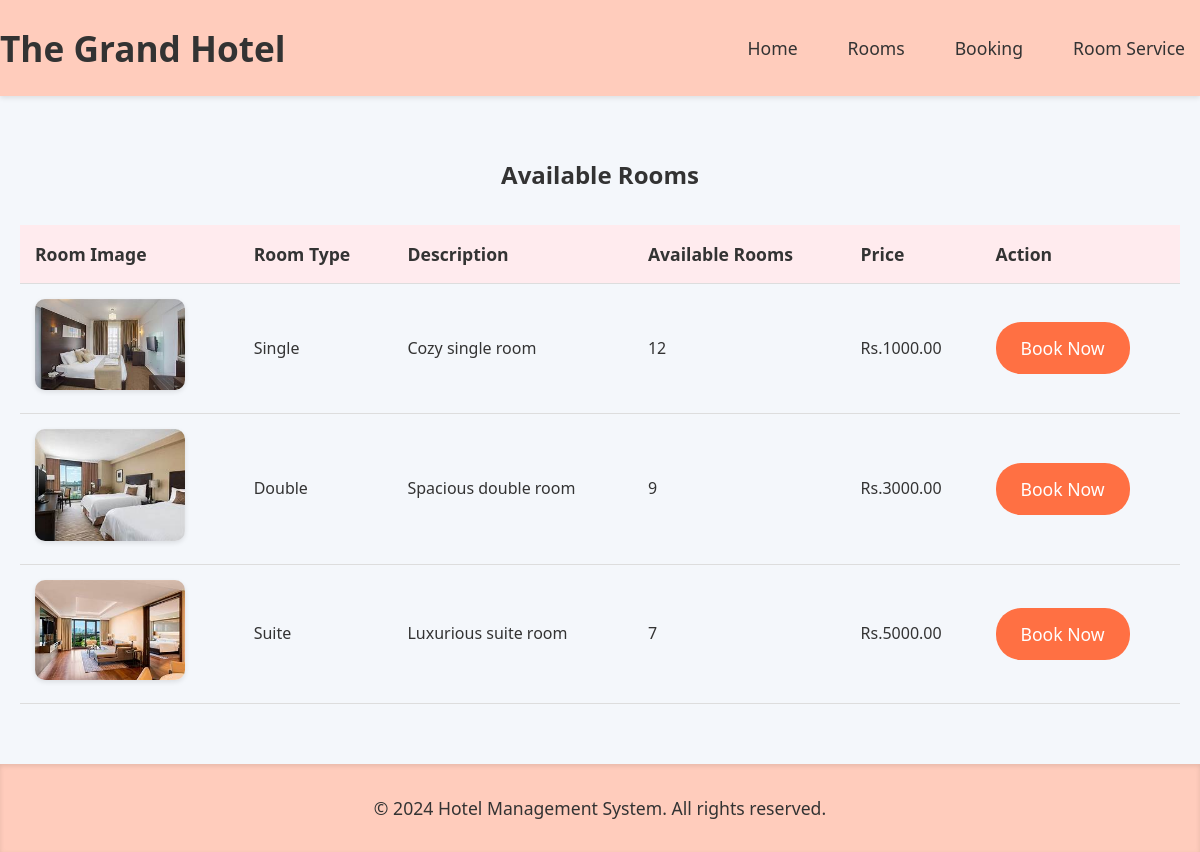
Page /rooms/ on the earlier database version.
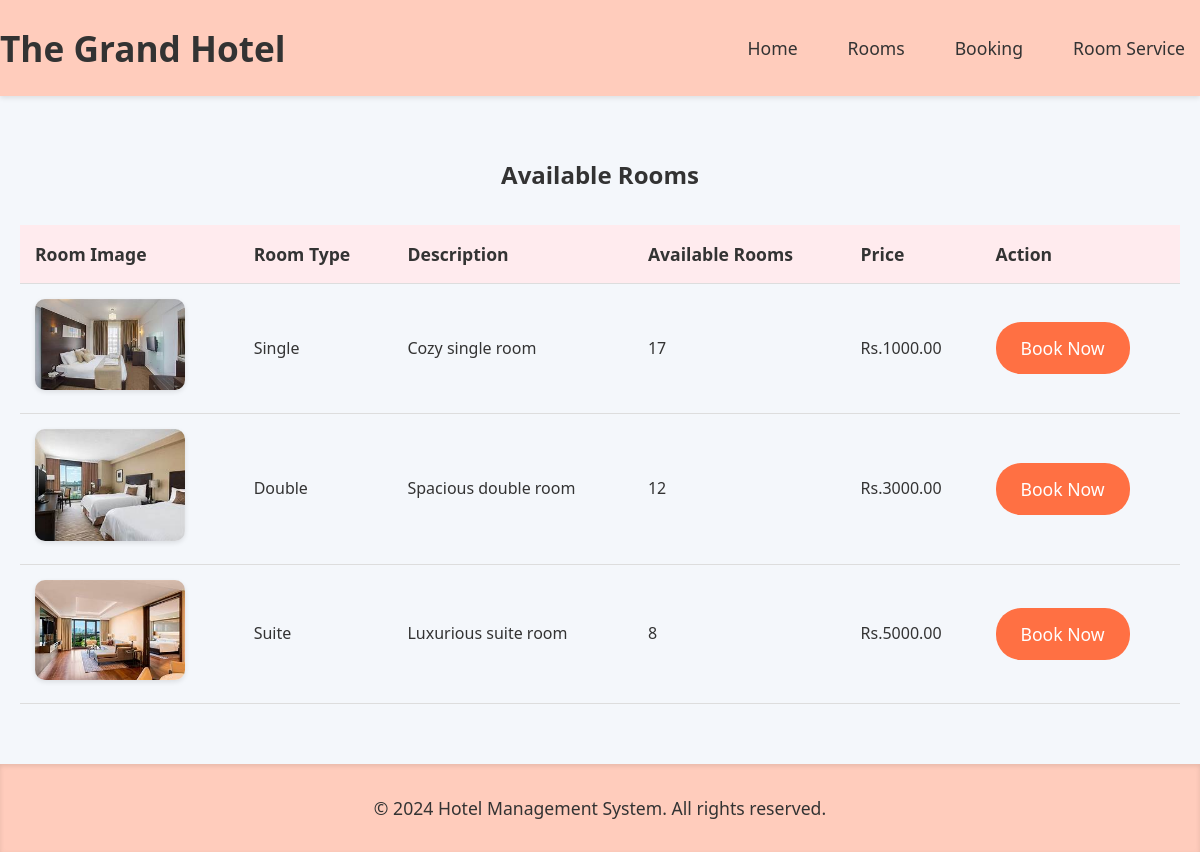
Same page on the later database version.
### hotel/models.py (models this page shows, shortened)
class Room(models.Model):
    room_type = models.CharField(max_length=50)
    available_rooms = models.IntegerField()
    price = models.DecimalField(max_digits=10, decimal_places=2, default=100.00)  # Default price is $100.00
    description = models.TextField(default="No description available.")  # Default description text

### hotel/views.py (the view)
# urls.py: path('rooms/', views.rooms, name='rooms'),
def rooms(request):
    rooms = Room.objects.all()  # Fetch all rooms from the database
    return render(request, 'rooms.html', {'rooms': rooms})  # Pass rooms to the template

### templates/hotel/rooms.html
{% extends 'base.html' %}
{% load static %}
{% block content %}
<h2>Available Rooms</h2>
<table class="room-table">
    <tr>
        <th>Room Image</th>
        <th>Room Type</th>
        <th>Description</th>
        <th>Available Rooms</th>
        <th>Price</th>
        <th>Action</th>
    </tr>
    {% for room in rooms %}
    <tr>
        <td>
            <img src="{% static 'images/' %}{{ room.room_type }}_room.jpg" alt="{{ room.room_type|title }} Room" width="150">
        </td>
        <td>{{ room.room_type|title }}</td>
        <td>
            <p>{{ room.description }}</p>
        </td>
        <td>{{ room.available_rooms }}</td>
        <td>Rs.{{ room.price }}</td>
        <td>
            <a href="{% url 'bookings' %}?room_type={{ room.room_type }}" class="book-now-btn">Book Now</a>
        </td>
    </tr>
    {% endfor %}
</table>
{% endblock %}

### templates/hotel/base.html (shortened to what this page needs)
<!DOCTYPE html>
<html lang="en">
{% load static %}
<head>
    <link rel="stylesheet" href="{% static 'css/styles.css' %}">
</head>
<body>
    <header class="header">
        <div class="container">
            <h1 class="site-title">The Grand Hotel</h1>
            <nav class="navbar">
                <a href="{% url 'home' %}" class="nav-link">Home</a>
                <a href="{% url 'rooms' %}" class="nav-link">Rooms</a>
                <a href="{% url 'bookings' %}" class="nav-link">Booking</a>
                <a href="{% url 'room_service' %}" class="nav-link">Room Service</a>
            </nav>
        </div>
    </header>
    <main class="main-content">
        {% block content %}{% endblock %}
    </main>
    <footer class="footer">
        <div class="container">
            <p>&copy; 2024 Hotel Management System. All rights reserved.</p>
        </div>
    </footer>
</body>
</html>

### static/css/styles.css (style rules this page uses)
* { margin: 0; padding: 0; box-sizing: border-box; }
body { font-family: 'Segoe UI', Tahoma, Geneva, Verdana, sans-serif; background-color: #f4f7fb; color: #333; line-height: 1.6; }
.header { background-color: #ffccbc; color: #333; padding: 20px 0; box-shadow: 0 2px 5px rgba(0, 0, 0, 0.1); }
.header .container { display: flex; justify-content: space-between; align-items: center; }
.site-title { font-size: 2.2em; font-weight: bold; color: #333; }
.navbar { display: flex; gap: 20px; }
.nav-link { color: #333; text-decoration: none; font-size: 1.1em; padding: 5px 15px; border-radius: 5px; transition: background-color 0.3s ease; }
.room-table { width: 100%; border-collapse: collapse; margin-top: 30px; font-family: 'Segoe UI', Tahoma, Geneva, Verdana, sans-serif; }
.room-table th, .room-table td { padding: 15px; text-align: left; border-bottom: 1px solid #ddd; }
.room-table th { background-color: #ffebee; color: #333; font-size: 1.1em; }
.room-table img { max-width: 150px; height: auto; border-radius: 10px; box-shadow: 0 2px 5px rgba(0, 0, 0, 0.1); }
.book-now-btn { padding: 12px 25px; background-color: #ff7043; color: white; text-decoration: none; border-radius: 25px; display: inline-block; font-size: 1.1em; transition: background-color 0.3s ease, transform 0.3s ease; }
.footer { background-color: #ffccbc; color: #333; padding: 30px 0; text-align: center; box-shadow: inset 0 2px 5px rgba(0, 0, 0, 0.1); }
.footer p { font-size: 1.1em; }
.main-content { padding: 60px 20px; text-align: center; }

Differences in the rows shown:
changed Room "Single": available_rooms "12" → "17"
changed Room "Double": available_rooms "9" → "12"
changed Room "Suite": available_rooms "7" → "8"
